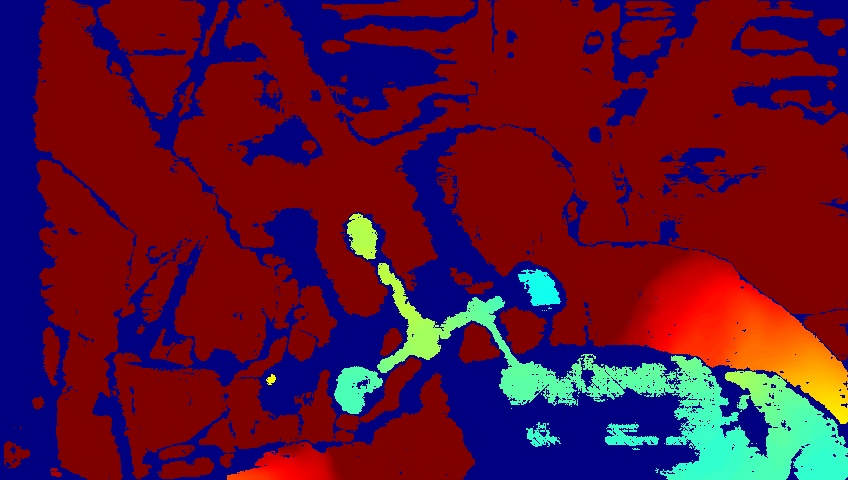
#> input picture IntelRealSense/depth1.jpg, 848 x 480 px, found by its file name
$ jupyter execute --allow-errors 'template matching.ipynb'
#> lines starting #> are read from the running program, lines starting #| are printed output that depends on the picture
[cell 1]
import cv2
import numpy as np
from matplotlib import pyplot as plt
import glob

[cell 2]
img = cv2.imread('/Users/alissaling/Desktop/depth1.jpg')
#> img is the input picture: shape (480, 848, 3); mean B, G, R 50.1, 19.8, 92.4
gray = cv2.cvtColor(img, cv2.COLOR_BGR2GRAY)
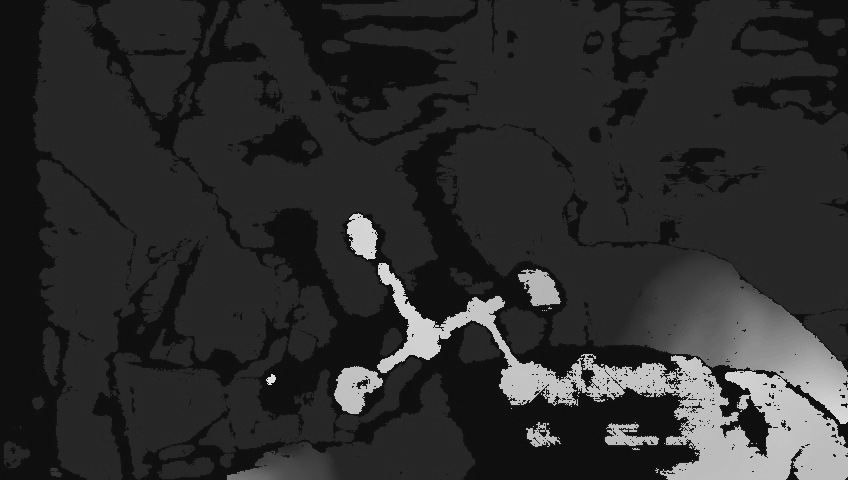
#> gray: shape (480, 848); min 10, max 231, mean 44.9
img2 = gray.copy()
template = cv2.imread('/Users/alissaling/Desktop/depth1crop.jpg')
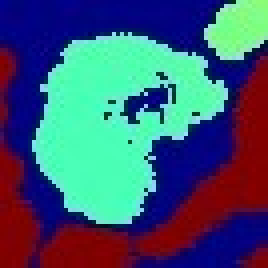
#> input picture IntelRealSense/depth1crop.jpg, 67 x 67 px, found by its file name (shown 4 times larger)
#> template is the input picture: shape (67, 67, 3); mean B, G, R 114.2, 90.2, 63.3

templates = glob.glob('/Users/alissaling/Desktop/depth1crop*')
for t in templates:
    template = cv2.imread(t,0)
    w, h = template.shape[:2]
    res = cv2.matchTemplate(img2, template, method)
    min_val, max_val, min_loc, max_loc = cv2.minMaxLoc(res)
    print('max value at point', (max_val, max_loc))
    #print('min value at point', (min_val, min_loc))
    top_left = max_loc
    bottom_right = (top_left[0] +w, top_left[1]+h)

    cv2.rectangle(img2,top_left, bottom_right, 255,2)

    plt.subplot(121), plt.imshow(res,cmap = 'gray')
    plt.title('Matching Result'), plt.xticks([]), plt.yticks([])
    plt.subplot(122), plt.imshow(img2, cmap = 'gray')
    plt.title('Detected Point'), plt.xticks([]), plt.yticks([])
    plt.suptitle(t)
    plt.show()
